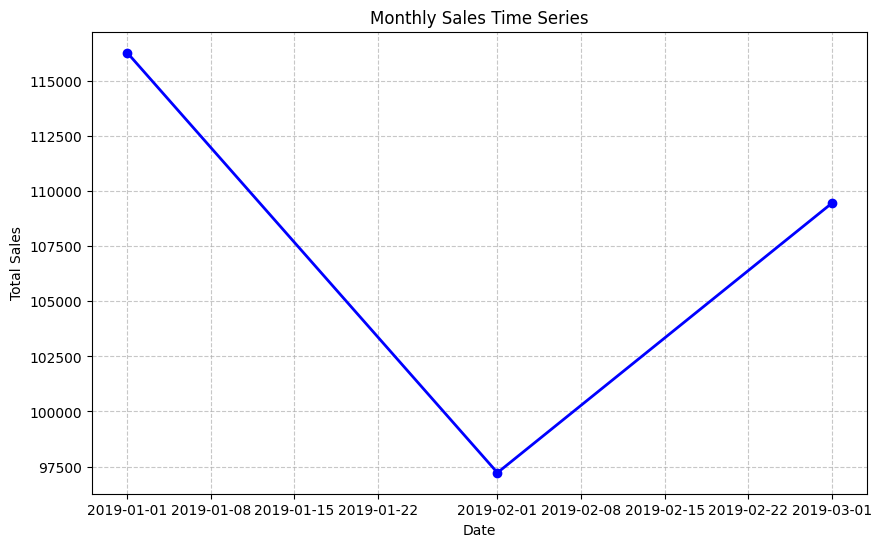

Reproduce this figure in Python.
# -*- coding: utf-8 -*-
"""Project.ipynb

Automatically generated by Colab.

Original file is located at
    https://colab.research.google.com/drive/178B3yrXARgEHwp0g868ls4RmZO5n8j8H
"""

import pandas as pd
import matplotlib.pyplot as plt

# Load the CSV file
df = pd.read_csv('//content/Project/monthly_sales.csv')
df

# basic info and statistics
print(df.info())
print(df.describe())

# time series chart for Total Sales
df['Date'] = pd.to_datetime(df[['Year', 'Month']].assign(DAY=1))
df.set_index('Date', inplace=True)

plt.figure(figsize=(10, 6))
plt.plot(df.index, df['Total_Sales'], marker='o', color='blue', linestyle='-', linewidth=2)

# Add title and labels
plt.title("Monthly Sales Time Series")
plt.xlabel("Date")
plt.ylabel("Total Sales")
plt.grid(True, linestyle="--", alpha=0.7)

# Show the plot
plt.show()
